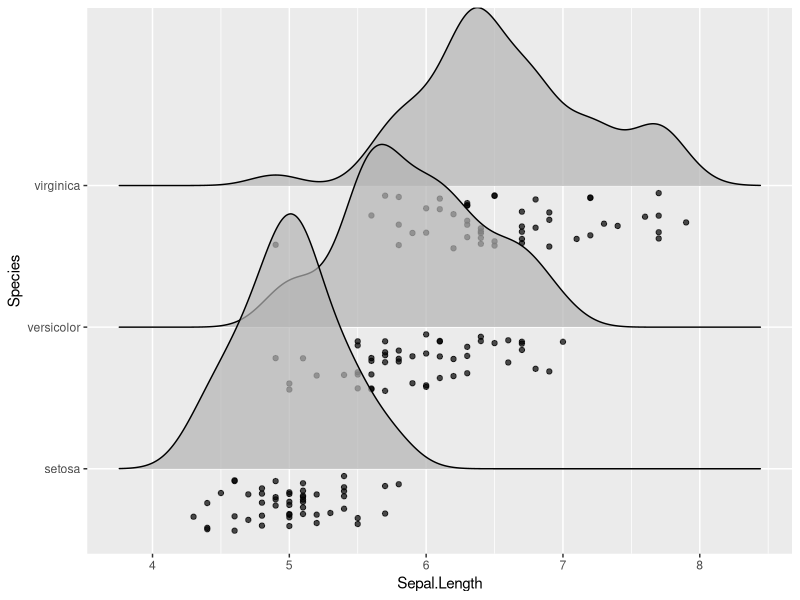

R code for this plot:
library(ggridges)


### Name: position_raincloud
### Title: Create a cloud of randomly jittered points below a ridgeline
###   plot
### Aliases: position_raincloud PositionRaincloud
### Keywords: datasets

### ** Examples

library(ggplot2)

ggplot(iris, aes(x = Sepal.Length, y = Species)) +
  geom_density_ridges(jittered_points = TRUE, position = "raincloud", alpha = 0.7)
